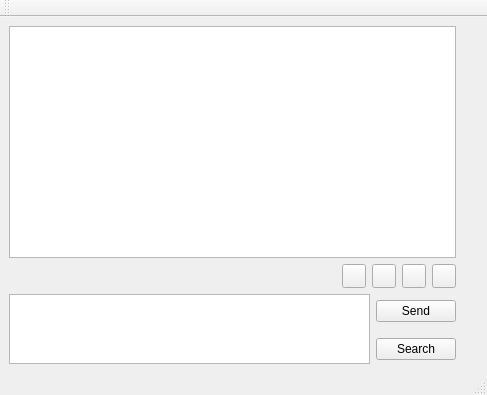
<ui version="4.0" >
 <class>ChatWindow</class>
 <widget class="QMainWindow" name="ChatWindow" >
  <property name="geometry" >
   <rect>
    <x>0</x>
    <y>0</y>
    <width>487</width>
    <height>395</height>
   </rect>
  </property>
  <property name="windowTitle" >
   <string>MainWindow</string>
  </property>
  <widget class="QWidget" name="centralwidget" >
   <layout class="QGridLayout" >
    <property name="margin" >
     <number>9</number>
    </property>
    <property name="spacing" >
     <number>6</number>
    </property>
    <item row="0" column="0" >
     <widget class="QSplitter" name="splitter" >
      <property name="orientation" >
       <enum>Qt::Vertical</enum>
      </property>
      <widget class="QWidget" name="layoutWidget_3" >
       <layout class="QVBoxLayout" >
        <property name="margin" >
         <number>0</number>
        </property>
        <property name="spacing" >
         <number>6</number>
        </property>
        <item>
         <widget class="QTextBrowser" name="textBrowser" >
          <property name="minimumSize" >
           <size>
            <width>0</width>
            <height>0</height>
           </size>
          </property>
          <property name="sizeIncrement" >
           <size>
            <width>0</width>
            <height>0</height>
           </size>
          </property>
         </widget>
        </item>
        <item>
         <layout class="QGridLayout" >
          <property name="margin" >
           <number>0</number>
          </property>
          <property name="spacing" >
           <number>6</number>
          </property>
          <item row="0" column="0" >
           <spacer>
            <property name="orientation" >
             <enum>Qt::Horizontal</enum>
            </property>
            <property name="sizeHint" >
             <size>
              <width>321</width>
              <height>20</height>
             </size>
            </property>
           </spacer>
          </item>
          <item row="0" column="3" >
           <widget class="QPushButton" name="textitalicButton" >
            <property name="minimumSize" >
             <size>
              <width>24</width>
              <height>24</height>
             </size>
            </property>
            <property name="maximumSize" >
             <size>
              <width>24</width>
              <height>24</height>
             </size>
            </property>
            <property name="text" >
             <string/>
            </property>
            <property name="icon" >
             <iconset resource="../images.qrc" >:/images/edit-underline.png</iconset>
            </property>
            <property name="checkable" >
             <bool>true</bool>
            </property>
           </widget>
          </item>
          <item row="0" column="2" >
           <widget class="QPushButton" name="textunderlineButton" >
            <property name="minimumSize" >
             <size>
              <width>24</width>
              <height>24</height>
             </size>
            </property>
            <property name="maximumSize" >
             <size>
              <width>24</width>
              <height>24</height>
             </size>
            </property>
            <property name="text" >
             <string/>
            </property>
            <property name="icon" >
             <iconset resource="../images.qrc" >:/images/edit-italic.png</iconset>
            </property>
            <property name="checkable" >
             <bool>true</bool>
            </property>
           </widget>
          </item>
          <item row="0" column="1" >
           <widget class="QPushButton" name="textboldButton" >
            <property name="minimumSize" >
             <size>
              <width>24</width>
              <height>24</height>
             </size>
            </property>
            <property name="maximumSize" >
             <size>
              <width>24</width>
              <height>24</height>
             </size>
            </property>
            <property name="text" >
             <string/>
            </property>
            <property name="icon" >
             <iconset resource="../images.qrc" >:/images/edit-bold.png</iconset>
            </property>
            <property name="checkable" >
             <bool>true</bool>
            </property>
           </widget>
          </item>
          <item row="0" column="4" >
           <widget class="QPushButton" name="colorButton" >
            <property name="minimumSize" >
             <size>
              <width>24</width>
              <height>24</height>
             </size>
            </property>
            <property name="maximumSize" >
             <size>
              <width>24</width>
              <height>24</height>
             </size>
            </property>
            <property name="text" >
             <string/>
            </property>
           </widget>
          </item>
         </layout>
        </item>
       </layout>
      </widget>
     </widget>
    </item>
    <item rowspan="2" row="0" column="1" >
     <layout class="QVBoxLayout" >
      <property name="margin" >
       <number>0</number>
      </property>
      <property name="spacing" >
       <number>0</number>
      </property>
      <item>
       <widget class="QToolButton" name="avatarFrameButton" >
        <property name="minimumSize" >
         <size>
          <width>14</width>
          <height>31</height>
         </size>
        </property>
        <property name="maximumSize" >
         <size>
          <width>14</width>
          <height>32</height>
         </size>
        </property>
        <property name="text" >
         <string/>
        </property>
        <property name="icon" >
         <iconset resource="../images.qrc" >:/images/show_toolbox_frame.png</iconset>
        </property>
        <property name="iconSize" >
         <size>
          <width>14</width>
          <height>31</height>
         </size>
        </property>
        <property name="checkable" >
         <bool>false</bool>
        </property>
        <property name="autoRaise" >
         <bool>true</bool>
        </property>
       </widget>
      </item>
      <item>
       <spacer>
        <property name="orientation" >
         <enum>Qt::Vertical</enum>
        </property>
        <property name="sizeHint" >
         <size>
          <width>16</width>
          <height>509</height>
         </size>
        </property>
       </spacer>
      </item>
     </layout>
    </item>
    <item row="1" column="0" >
     <layout class="QGridLayout" >
      <property name="margin" >
       <number>0</number>
      </property>
      <property name="spacing" >
       <number>6</number>
      </property>
      <item rowspan="2" row="0" column="0" >
       <widget class="QTextEdit" name="lineEdit" />
      </item>
      <item row="0" column="1" >
       <widget class="QPushButton" name="pushButton" >
        <property name="text" >
         <string>Send</string>
        </property>
       </widget>
      </item>
      <item row="1" column="1" >
       <widget class="QPushButton" name="pushButton_2" >
        <property name="text" >
         <string>Search</string>
        </property>
       </widget>
      </item>
     </layout>
    </item>
   </layout>
  </widget>
  <widget class="QStatusBar" name="statusbar" />
  <widget class="QToolBar" name="toolBar" >
   <property name="orientation" >
    <enum>Qt::Horizontal</enum>
   </property>
   <attribute name="toolBarArea" >
    <number>4</number>
   </attribute>
  </widget>
 </widget>
 <resources/>
 <connections/>
</ui>
